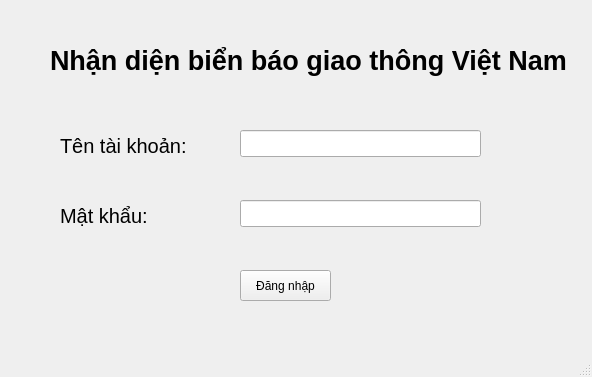
<?xml version="1.0" encoding="UTF-8"?>
<ui version="4.0">
 <class>MainWindow</class>
 <widget class="QMainWindow" name="MainWindow">
  <property name="geometry">
   <rect>
    <x>0</x>
    <y>0</y>
    <width>592</width>
    <height>377</height>
   </rect>
  </property>
  <property name="windowTitle">
   <string>MainWindow</string>
  </property>
  <widget class="QWidget" name="centralwidget">
   <widget class="QLabel" name="label">
    <property name="geometry">
     <rect>
      <x>50</x>
      <y>20</y>
      <width>521</width>
      <height>81</height>
     </rect>
    </property>
    <property name="font">
     <font>
      <pointsize>20</pointsize>
      <weight>75</weight>
      <italic>false</italic>
      <bold>true</bold>
      <underline>false</underline>
      <strikeout>false</strikeout>
     </font>
    </property>
    <property name="text">
     <string>Nhận diện biển báo giao thông Việt Nam</string>
    </property>
   </widget>
   <widget class="QLabel" name="label_2">
    <property name="geometry">
     <rect>
      <x>60</x>
      <y>130</y>
      <width>141</width>
      <height>31</height>
     </rect>
    </property>
    <property name="font">
     <font>
      <pointsize>15</pointsize>
     </font>
    </property>
    <property name="text">
     <string>Tên tài khoản:</string>
    </property>
   </widget>
   <widget class="QLabel" name="label_3">
    <property name="geometry">
     <rect>
      <x>60</x>
      <y>200</y>
      <width>141</width>
      <height>31</height>
     </rect>
    </property>
    <property name="font">
     <font>
      <pointsize>15</pointsize>
     </font>
    </property>
    <property name="text">
     <string>Mật khẩu:</string>
    </property>
   </widget>
   <widget class="QLineEdit" name="lineEdit">
    <property name="geometry">
     <rect>
      <x>240</x>
      <y>130</y>
      <width>241</width>
      <height>27</height>
     </rect>
    </property>
    <property name="font">
     <font>
      <pointsize>15</pointsize>
     </font>
    </property>
   </widget>
   <widget class="QLineEdit" name="lineEdit_2">
    <property name="geometry">
     <rect>
      <x>240</x>
      <y>200</y>
      <width>241</width>
      <height>27</height>
     </rect>
    </property>
    <property name="font">
     <font>
      <pointsize>15</pointsize>
     </font>
    </property>
   </widget>
   <widget class="QPushButton" name="pushButton">
    <property name="geometry">
     <rect>
      <x>240</x>
      <y>270</y>
      <width>91</width>
      <height>31</height>
     </rect>
    </property>
    <property name="styleSheet">
     <string notr="true"/>
    </property>
    <property name="text">
     <string>Đăng nhập</string>
    </property>
   </widget>
  </widget>
  <widget class="QMenuBar" name="menubar">
   <property name="geometry">
    <rect>
     <x>0</x>
     <y>0</y>
     <width>592</width>
     <height>24</height>
    </rect>
   </property>
  </widget>
  <widget class="QStatusBar" name="statusbar"/>
 </widget>
 <resources/>
 <connections/>
</ui>
